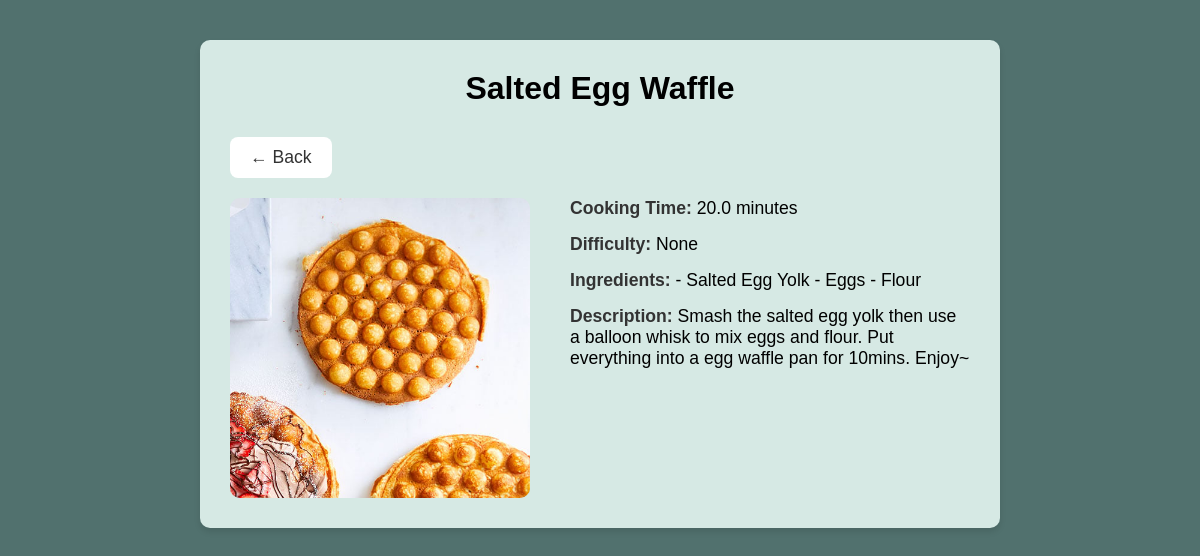
/recipes/detail/4/ (signed in), run on the app's committed database.
### recipes/models.py (models this page shows, shortened)
class Recipes(models.Model):
    name = models.CharField(max_length=120)
    cooking_time = models.FloatField(help_text="In minutes", default=0, null=True)
    ingredients = models.TextField(default='')
    description = models.TextField(default='')
    pic = models.ImageField(upload_to='recipe_pics', default='no_picture.jpg')
    difficulty = models.CharField(max_length=20, blank=True, null=True)

### recipes/views.py (the view)
# urls.py: path('detail/<int:pk>/', RecipesDetailView.as_view(), name='detail'),
class RecipesDetailView(LoginRequiredMixin, DetailView):
   model = Recipes
   template_name = 'recipes/recipes_detail.html'
   context_object_name = 'recipe'

### recipes/templates/recipes/recipes_detail.html (shortened to what this page needs)
{% load static %}
<!DOCTYPE html>
<html lang="en">
<head>
</head>
<body>
    <div class="container">
        <div class="header">
            <h1>{{ recipe.name }}</h1>
        </div>
        <div class="back-button">
            <a href="javascript:history.back()">&larr; Back</a>
        </div>
        <div class="recipe-detail">
            <img src="{{ recipe.pic.url }}" alt="{{ recipe.name }}">
            <div class="recipe-info">
                <p><strong>Cooking Time:</strong> {{ recipe.cooking_time }} minutes</p>
                <p><strong>Difficulty:</strong> {{ recipe.difficulty }}</p>
                <p><strong>Ingredients:</strong> {{ recipe.ingredients }}</p>
                <p><strong>Description:</strong> {{ recipe.description }}</p>
            </div>
        </div>
    </div>
</body>
</html>

### recipes/templates/recipes/recipes_detail.html (style rules this page uses)
* { box-sizing: border-box; margin: 0; padding: 0; }
body { font-family: 'Montserrat', sans-serif; background-color: #51716e; padding: 40px; }
h1 { text-align: center; margin-bottom: 30px; }
.container { max-width: 800px; margin: 0 auto; background-color: #d6e9e4; padding: 30px; border-radius: 10px; box-shadow: 0 4px 6px rgba(0, 0, 0, 0.1); }
.back-button a { text-decoration: none; color: #333; font-size: 1.1em; display: inline-block; background-color: #fff; padding: 10px 20px; border-radius: 8px; margin-bottom: 20px; transition: background-color 0.3s ease; }
.recipe-detail { display: flex; flex-direction: row; justify-content: space-between; align-items: flex-start; gap: 20px; }
.recipe-detail img { width: 300px; height: 300px; object-fit: cover; border-radius: 10px; }
.recipe-info { flex-grow: 1; padding-left: 20px; }
.recipe-info p { margin-bottom: 15px; font-size: 1.1em; }
.recipe-info strong { color: #333; }

### data on the page
Recipes: name "Salted Egg Waffle", pic (picture), cooking_time "20.0", difficulty "None", ingredients "- Salted Egg Yolk - Eggs - Flour", description "Smash the salted egg yolk then use a balloon whisk to mix eggs and flour. Put everything into a egg waffle pan for 10mins. Enjoy~"
